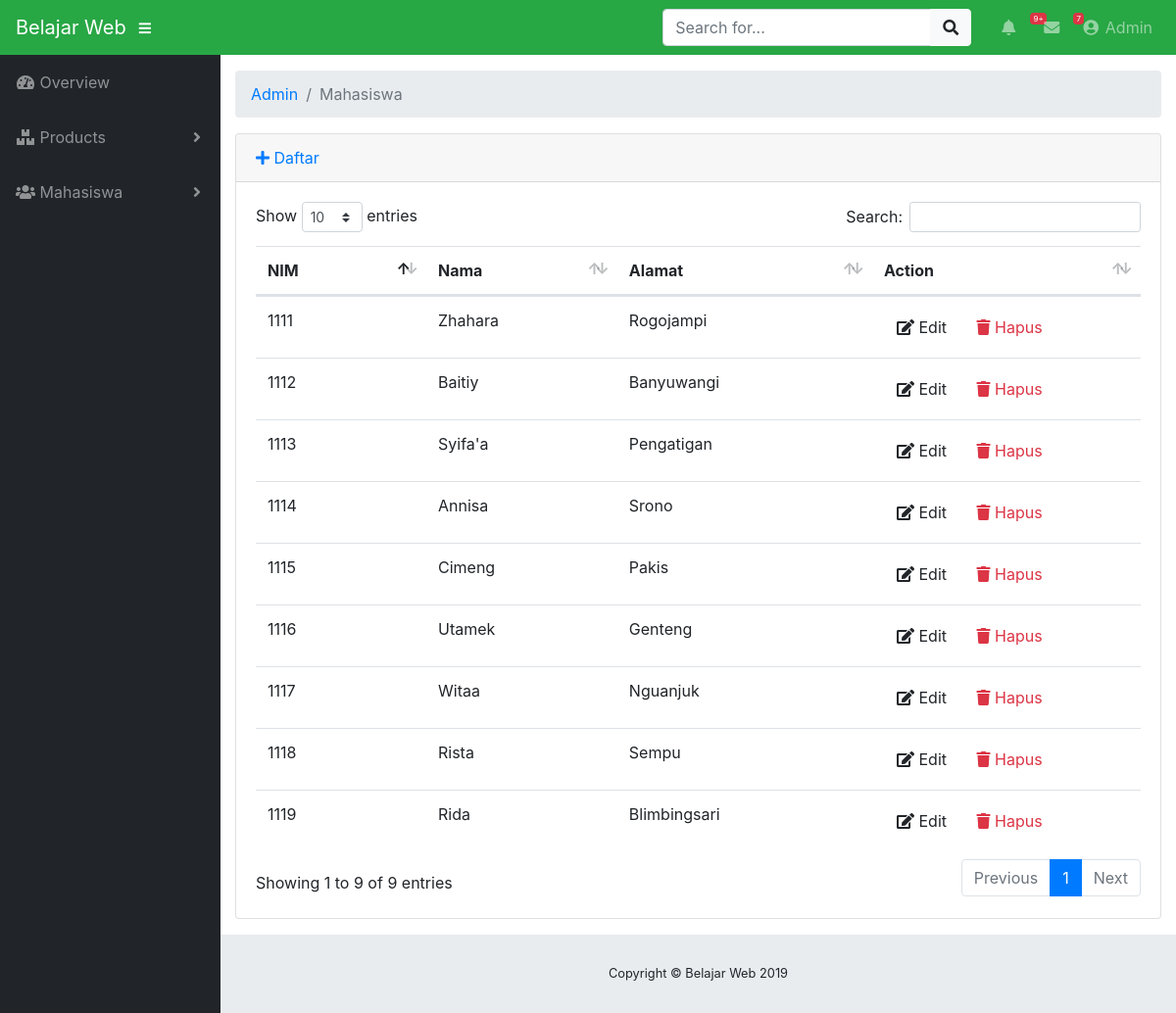
/index.php/admin/mahasiswa, run on the app's committed database.
### tables this page shows
CREATE TABLE `mahasiswa` (
  `nim` int(4) NOT NULL,
  `nama` varchar(30) NOT NULL,
  `alamat` varchar(50) NOT NULL
);

### application/controllers/admin/Mahasiswa.php (called while the page is built, shortened)
<?php
class Mahasiswa extends CI_Controller
{
    public function __construct()
    {
        $this->load->model("mahasiswa_model");
        $this->load->library('form_validation');
    }
    public function index()
    {
        $data["mahasiswa"] = $this->mahasiswa_model->getAll();
        $this->load->view("admin/mahasiswa/list", $data);
    }
}

### index.php (called while the page is built, shortened)
<?php
require_once BASEPATH.'core/CodeIgniter.php';

### application/models/Mahasiswa_model.php (called while the page is built, shortened)
<?php defined('BASEPATH') OR exit('No direct script access allowed');
class Mahasiswa_model extends CI_Model
{
    private $_table = "mahasiswa";
    public function getAll()
    {
        return $this->db->get($this->_table)->result();
    }
}

### application/views/admin/mahasiswa/list.php (the view, shortened to what this page needs)
<!DOCTYPE html>
<html lang="en">
<head>
	<?php $this->load->view("admin/_partials/head.php") ?>
</head>
<body id="page-top">
	<?php $this->load->view("admin/_partials/navbar.php") ?>
	<div id="wrapper">
		<?php $this->load->view("admin/_partials/sidebar.php") ?>
		<div id="content-wrapper">
			<div class="container-fluid">
				<?php $this->load->view("admin/_partials/breadcrumb.php") ?>
				<div class="card mb-3">
					<div class="card-header">
						<a href="<?php echo site_url('admin/mahasiswa/add') ?>"><i class="fas fa-plus"></i> Daftar</a>
					</div>
					<div class="card-body">
						<div class="table-responsive">
							<table class="table table-hover" id="dataTable" width="100%" cellspacing="0">
								<thead>
									<tr>
										<th>NIM</th>
										<th>Nama</th>
										<th>Alamat</th>
										<th>Action</th>
									</tr>
								</thead>
								<tbody>
									<?php foreach ($mahasiswa as $mahasiswa): ?>
									<tr>
										<td width="150">
											<?php echo $mahasiswa->nim ?>
										</td>
										<td>
											<?php echo $mahasiswa->nama ?>
										</td>
										<td>
											<?php echo $mahasiswa->alamat ?>
										</td>
 											<td width="250">
											<a href="<?php echo site_url('admin/mahasiswa/edit/'.$mahasiswa->nim) ?>"
											 class="btn btn-small"><i class="fas fa-edit"></i> Edit</a>
											<a onclick="deleteConfirm('<?php echo site_url('admin/mahasiswa/delete/'.$mahasiswa->nim) ?>')"
											 href="#!" class="btn btn-small text-danger"><i class="fas fa-trash"></i> Hapus</a>
										</td>
									</tr>
									<?php endforeach; ?>
								</tbody>
							</table>
						</div>
					</div>
				</div>
			</div>
			<?php $this->load->view("admin/_partials/footer.php") ?>
		</div>
	</div>
</body>
</html>

### application/views/admin/_partials/head.php (shortened to what this page needs)
<link href="<?php echo base_url('assets/bootstrap/css/bootstrap.min.css') ?>" rel="stylesheet">
<link href="<?php echo base_url('assets/fontawesome-free/css/all.min.css') ?>" rel="stylesheet" type="text/css">
<link href="<?php echo base_url('assets/datatables/dataTables.bootstrap4.css') ?>" rel="stylesheet">
<link href="<?php echo base_url('css/sb-admin.css') ?>" rel="stylesheet">

### application/views/admin/_partials/navbar.php (shortened to what this page needs)
<nav class="navbar navbar-expand navbar-dark bg-success static-top">
    <a class="navbar-brand mr-1" href="<?php echo site_url('admin') ?>"><?php echo SITE_NAME ?></a>
    <button class="btn btn-link btn-sm text-white order-1 order-sm-0" id="sidebarToggle" href="#">
        <i class="fas fa-bars"></i>
    </button>
    <form class="d-none d-md-inline-block form-inline ml-auto mr-0 mr-md-3 my-2 my-md-0">
        <div class="input-group">
            <input type="text" class="form-control" placeholder="Search for..." aria-label="Search" aria-describedby="basic-addon2">
            <div class="input-group-append">
                <button class="btn btn-light" type="button">
                    <i class="fas fa-search"></i>
                </button>
            </div>
        </div>
    </form>
    <ul class="navbar-nav ml-auto ml-md-0">
        <li class="nav-item dropdown no-arrow mx-1">
            <a class="nav-link dropdown-toggle" href="#" id="alertsDropdown" role="button" data-toggle="dropdown" aria-haspopup="true"
                aria-expanded="false">
                <i class="fas fa-bell fa-fw"></i>
                <span class="badge badge-danger">9+</span>
            </a>
        </li>
        <li class="nav-item dropdown no-arrow mx-1">
            <a class="nav-link dropdown-toggle" href="#" id="messagesDropdown" role="button" data-toggle="dropdown" aria-haspopup="true"
                aria-expanded="false">
                <i class="fas fa-envelope fa-fw"></i>
                <span class="badge badge-danger">7</span>
            </a>
        </li>
        <li class="nav-item dropdown no-arrow">
            <a class="nav-link dropdown-toggle" href="#" id="userDropdown" role="button" data-toggle="dropdown" aria-haspopup="true"
                aria-expanded="false">
                <i class="fas fa-user-circle fa-fw"></i> Admin
            </a>
        </li>
    </ul>
</nav>

### application/views/admin/_partials/sidebar.php (shortened to what this page needs)
<ul class="sidebar navbar-nav">
    <li class="nav-item <?php echo $this->uri->segment(2) == '' ? 'active': '' ?>">
        <a class="nav-link" href="<?php echo site_url('admin') ?>">
            <i class="fas fa-fw fa-tachometer-alt"></i>
            <span>Overview</span>
        </a>
    </li>
    <li class="nav-item dropdown <?php echo $this->uri->segment(2) == 'products' ? 'active': '' ?>">
        <a class="nav-link dropdown-toggle" href="#" id="pagesDropdown" role="button" data-toggle="dropdown" aria-haspopup="true"
            aria-expanded="false">
            <i class="fas fa-fw fa-boxes"></i>
            <span>Products</span>
        </a>
    </li>
    <li class="nav-item dropdown <?php echo $this->uri->segment(2) == 'mahasiswas' ? 'active': '' ?>">
        <a class="nav-link dropdown-toggle" href="#" id="pagesDropdown" role="button" data-toggle="dropdown" aria-haspopup="true"
            aria-expanded="false">
            <i class="fas fa-fw fa-users"></i>
            <span>Mahasiswa</span>
        </a>
    </li>
</ul>

### application/views/admin/_partials/breadcrumb.php
<ol class="breadcrumb">
<?php foreach ($this->uri->segments as $segment): ?>
	<?php
		$url = substr($this->uri->uri_string, 0, strpos($this->uri->uri_string, $segment)) . $segment;
		$is_active =  $url == $this->uri->uri_string;
	?>
	<li class="breadcrumb-item <?php echo $is_active ? 'active': '' ?>">
		<?php if($is_active): ?>
			<?php echo ucfirst($segment) ?>
		<?php else: ?>
			<a href="<?php echo site_url($url) ?>"><?php echo ucfirst($segment) ?></a>
		<?php endif; ?>
	</li>
<?php endforeach; ?>
</ol>

### application/views/admin/_partials/footer.php
<footer class="sticky-footer">
  <div class="container my-auto">
    <div class="copyright text-center my-auto">
      <span>Copyright © <?php echo SITE_NAME ." ". Date('Y') ?></span>
    </div>
  </div>
</footer>

### data on the page
mahasiswa: nim "1111", nama "Zhahara", alamat "Rogojampi"
mahasiswa: nim "1112", nama "Baitiy", alamat "Banyuwangi"
mahasiswa: nim "1113", nama "Syifa'a", alamat "Pengatigan"
mahasiswa: nim "1114", nama "Annisa", alamat "Srono"
mahasiswa: nim "1115", nama "Cimeng", alamat "Pakis"
mahasiswa: nim "1116", nama "Utamek", alamat "Genteng"
mahasiswa: nim "1117", nama "Witaa", alamat "Nguanjuk"
mahasiswa: nim "1118", nama "Rista", alamat "Sempu"
mahasiswa: nim "1119", nama "Rida", alamat "Blimbingsari"

### other printed values
SITE_NAME "Belajar Web"
$segment "Admin"
$segment "Mahasiswa"
Date('Y') "2019"
